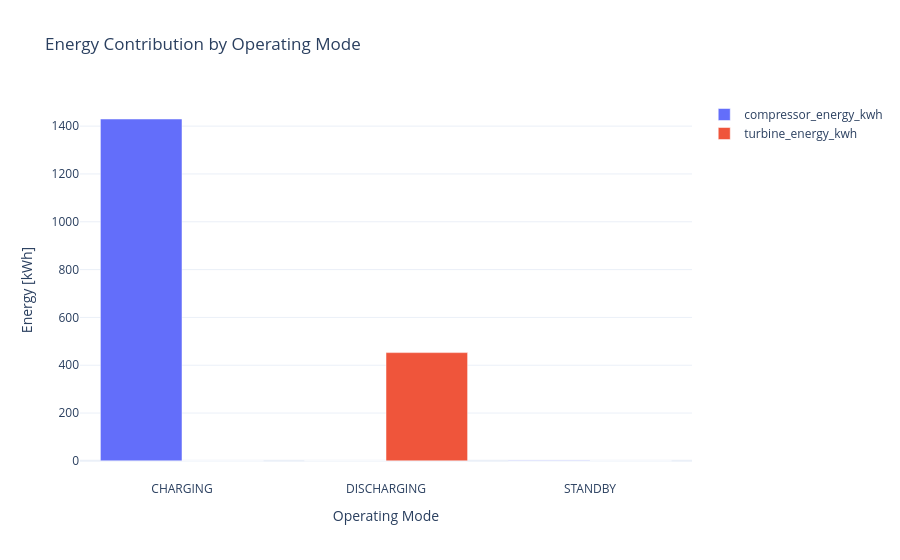

Here is the notebook cell this chart was saved with:
### Code cell
fig = px.bar(
    mode_kpi.reset_index(),
    x="operating_mode",
    y=[
        "compressor_energy_kwh",
        "turbine_energy_kwh"
    ],
    barmode="group",
    labels={
        "value": "Energy [kWh]",
        "operating_mode": "Operating Mode"
    },
    title="Energy Contribution by Operating Mode"
)

fig.update_layout(
    template="plotly_white",
    legend_title=""
)

fig.show()

### Figure 1 — Plotly figure (JSON) as saved in the notebook; plotly's stock layout.template omitted (floating-point values rounded to 4 significant figures)
{"data": [{"alignmentgroup": "True", "hovertemplate": "variable=compressor_energy_kwh<br>Operating Mode=%{x}<br>Energy [kWh]=%{y}<extra></extra>", "legendgroup": "compressor_energy_kwh", "marker": {"color": "#636efa", "pattern": {"shape": ""}}, "name": "compressor_energy_kwh", "offsetgroup": "compressor_energy_kwh", "orientation": "v", "showlegend": true, "textposition": "auto", "type": "bar", "x": ["CHARGING", "DISCHARGING", "STANDBY"], "xaxis": "x", "y": [1430.0, 0.8436, -0.6199], "yaxis": "y"}, {"alignmentgroup": "True", "hovertemplate": "variable=turbine_energy_kwh<br>Operating Mode=%{x}<br>Energy [kWh]=%{y}<extra></extra>", "legendgroup": "turbine_energy_kwh", "marker": {"color": "#EF553B", "pattern": {"shape": ""}}, "name": "turbine_energy_kwh", "offsetgroup": "turbine_energy_kwh", "orientation": "v", "showlegend": true, "textposition": "auto", "type": "bar", "x": ["CHARGING", "DISCHARGING", "STANDBY"], "xaxis": "x", "y": [0.0, 452.8, 0.0], "yaxis": "y"}], "layout": {"barmode": "group", "legend": {"title": {"text": ""}, "tracegroupgap": 0}, "title": {"text": "Energy Contribution by Operating Mode"}, "xaxis": {"anchor": "y", "domain": [0, 1], "title": {"text": "Operating Mode"}}, "yaxis": {"anchor": "x", "domain": [0, 1], "title": {"text": "Energy [kWh]"}}}}
